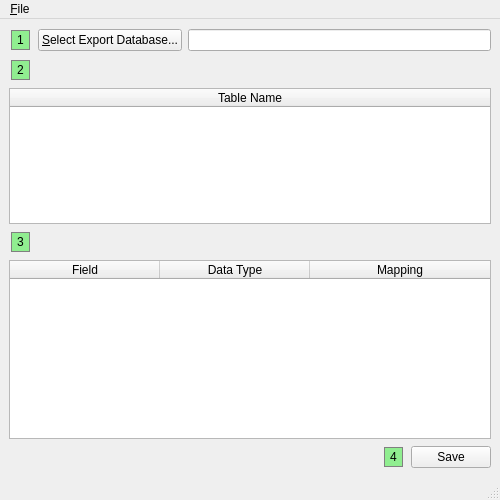
<?xml version="1.0" encoding="UTF-8"?>
<ui version="4.0">
 <class>pandamonium_export</class>
 <widget class="QMainWindow" name="pandamonium_export">
  <property name="geometry">
   <rect>
    <x>0</x>
    <y>0</y>
    <width>500</width>
    <height>500</height>
   </rect>
  </property>
  <property name="windowTitle">
   <string>pandamonium: Export Definition</string>
  </property>
  <property name="windowIcon">
   <iconset resource="../Images/images.qrc">
    <normaloff>:/pandamonium-logo-font.png</normaloff>:/pandamonium-logo-font.png</iconset>
  </property>
  <widget class="QWidget" name="centralwidget">
   <layout class="QVBoxLayout" name="verticalLayout">
    <item>
     <layout class="QHBoxLayout" name="horizontalLayout">
      <item>
       <widget class="QLabel" name="label">
        <property name="styleSheet">
         <string notr="true">QLabel {
 border: 1px solid gray;
 background-color: lightgreen;
 margin: 2px;
 padding: 2px;
 }</string>
        </property>
        <property name="text">
         <string>1</string>
        </property>
       </widget>
      </item>
      <item>
       <widget class="QPushButton" name="select">
        <property name="text">
         <string>&amp;Select Export Database...</string>
        </property>
       </widget>
      </item>
      <item>
       <widget class="QLineEdit" name="export_database_path">
        <property name="readOnly">
         <bool>true</bool>
        </property>
       </widget>
      </item>
     </layout>
    </item>
    <item>
     <widget class="QLabel" name="label_2">
      <property name="sizePolicy">
       <sizepolicy hsizetype="Fixed" vsizetype="Preferred">
        <horstretch>0</horstretch>
        <verstretch>0</verstretch>
       </sizepolicy>
      </property>
      <property name="styleSheet">
       <string notr="true">QLabel {
 border: 1px solid gray;
 background-color: lightgreen;
 margin: 2px;
 padding: 2px;
 }</string>
      </property>
      <property name="text">
       <string>2</string>
      </property>
     </widget>
    </item>
    <item>
     <widget class="QTableWidget" name="tables_table">
      <property name="maximumSize">
       <size>
        <width>16777215</width>
        <height>150</height>
       </size>
      </property>
      <property name="alternatingRowColors">
       <bool>true</bool>
      </property>
      <property name="selectionMode">
       <enum>QAbstractItemView::SingleSelection</enum>
      </property>
      <property name="selectionBehavior">
       <enum>QAbstractItemView::SelectRows</enum>
      </property>
      <property name="horizontalScrollMode">
       <enum>QAbstractItemView::ScrollPerPixel</enum>
      </property>
      <attribute name="horizontalHeaderStretchLastSection">
       <bool>true</bool>
      </attribute>
      <column>
       <property name="text">
        <string>Table Name</string>
       </property>
      </column>
     </widget>
    </item>
    <item>
     <widget class="QLabel" name="label_4">
      <property name="sizePolicy">
       <sizepolicy hsizetype="Fixed" vsizetype="Preferred">
        <horstretch>0</horstretch>
        <verstretch>0</verstretch>
       </sizepolicy>
      </property>
      <property name="styleSheet">
       <string notr="true">QLabel {
 border: 1px solid gray;
 background-color: lightgreen;
 margin: 2px;
 padding: 2px;
 }</string>
      </property>
      <property name="text">
       <string>3</string>
      </property>
     </widget>
    </item>
    <item>
     <widget class="QTableWidget" name="fields_table">
      <property name="alternatingRowColors">
       <bool>true</bool>
      </property>
      <property name="selectionMode">
       <enum>QAbstractItemView::NoSelection</enum>
      </property>
      <property name="selectionBehavior">
       <enum>QAbstractItemView::SelectRows</enum>
      </property>
      <property name="horizontalScrollMode">
       <enum>QAbstractItemView::ScrollPerPixel</enum>
      </property>
      <attribute name="horizontalHeaderDefaultSectionSize">
       <number>150</number>
      </attribute>
      <attribute name="horizontalHeaderMinimumSectionSize">
       <number>150</number>
      </attribute>
      <attribute name="horizontalHeaderStretchLastSection">
       <bool>true</bool>
      </attribute>
      <column>
       <property name="text">
        <string>Field</string>
       </property>
      </column>
      <column>
       <property name="text">
        <string>Data Type</string>
       </property>
      </column>
      <column>
       <property name="text">
        <string>Mapping</string>
       </property>
      </column>
     </widget>
    </item>
    <item>
     <layout class="QHBoxLayout" name="horizontalLayout_2">
      <item>
       <spacer name="horizontalSpacer">
        <property name="orientation">
         <enum>Qt::Horizontal</enum>
        </property>
        <property name="sizeHint" stdset="0">
         <size>
          <width>40</width>
          <height>20</height>
         </size>
        </property>
       </spacer>
      </item>
      <item>
       <widget class="QLabel" name="label_3">
        <property name="styleSheet">
         <string notr="true">QLabel {
 border: 1px solid gray;
 background-color: lightgreen;
 margin: 2px;
 padding: 2px;
 }</string>
        </property>
        <property name="text">
         <string>4</string>
        </property>
       </widget>
      </item>
      <item>
       <widget class="QPushButton" name="save">
        <property name="text">
         <string>Save</string>
        </property>
        <property name="icon">
         <iconset resource="../Icons/icons.qrc">
          <normaloff>:/nuvola/filesave.png</normaloff>:/nuvola/filesave.png</iconset>
        </property>
       </widget>
      </item>
     </layout>
    </item>
   </layout>
  </widget>
  <widget class="QMenuBar" name="menubar">
   <property name="geometry">
    <rect>
     <x>0</x>
     <y>0</y>
     <width>500</width>
     <height>27</height>
    </rect>
   </property>
   <widget class="QMenu" name="menu_File">
    <property name="title">
     <string>&amp;File</string>
    </property>
    <addaction name="action_Close"/>
   </widget>
   <addaction name="menu_File"/>
  </widget>
  <widget class="QStatusBar" name="statusbar"/>
  <action name="action_Close">
   <property name="text">
    <string>&amp;Close</string>
   </property>
   <property name="shortcut">
    <string>Esc</string>
   </property>
  </action>
 </widget>
 <tabstops>
  <tabstop>select</tabstop>
  <tabstop>export_database_path</tabstop>
  <tabstop>tables_table</tabstop>
  <tabstop>fields_table</tabstop>
  <tabstop>save</tabstop>
 </tabstops>
 <resources>
  <include location="../Icons/icons.qrc"/>
  <include location="../Images/images.qrc"/>
 </resources>
 <connections/>
</ui>
